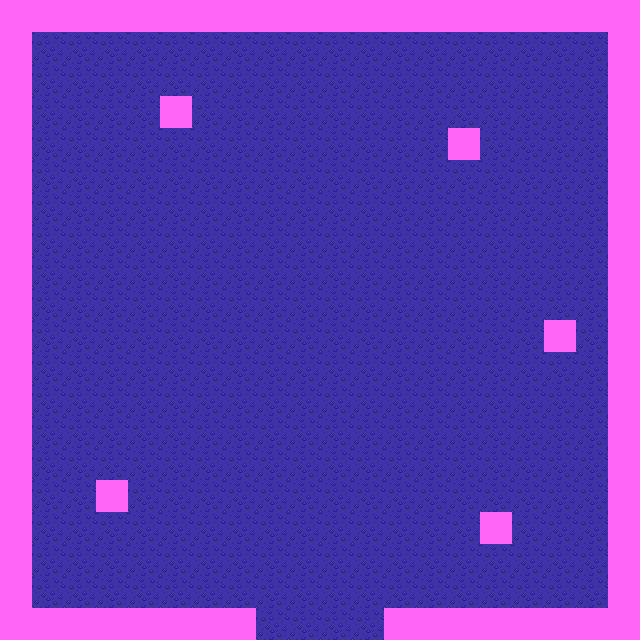

Rendered tile map (Tiled .tmx) drawn with the repository's tilesets; below, a short description and the map source with its tile grids summarised:
An orthogonal 20x20 tile map with 32x32 px tiles, 2 tile layers (Tile Layer 1, collision), 2 tilesets and 11 objects (8x octopusEntity, StatueEntity, me.LevelEntity, mainPlayer).

<map version="1.0" orientation="orthogonal" width="20" height="20" tilewidth="32" tileheight="32">
 <tileset firstgid="1" name="tileset-stony" tilewidth="32" tileheight="32">
  <image source="../img/tileset-stony.png" width="160" height="192" />
 </tileset>
 <tileset firstgid="31" name="collision" tilewidth="32" tileheight="32">
  <image source="../img/collision-tiles.png" width="32" height="32" />
 </tileset>
 <layer name="Tile Layer 1" width="20" height="20">
  <data>[400 cells, 400 non-empty, 9 distinct tile ids]</data>
 </layer>
 <objectgroup name="entities" width="20" height="20">
  <object name="octopusEntity" x="205" y="514" width="30" height="27">
   <properties>
    <property name="image" value="octopus-sprite" />
    <property name="spriteheight" value="32" />
    <property name="spritewidth" value="32" />
   </properties>
  </object>
  <object name="octopusEntity" x="205" y="421" width="30" height="27">
   <properties>
    <property name="image" value="octopus-sprite" />
    <property name="spriteheight" value="32" />
    <property name="spritewidth" value="32" />
   </properties>
  </object>
  <object name="octopusEntity" x="206" y="326" width="30" height="27">
   <properties>
    <property name="image" value="octopus-sprite" />
    <property name="spriteheight" value="32" />
    <property name="spritewidth" value="32" />
   </properties>
  </object>
  <object name="octopusEntity" x="206" y="227" width="30" height="27">
   <properties>
    <property name="image" value="octopus-sprite" />
    <property name="spriteheight" value="32" />
    <property name="spritewidth" value="32" />
   </properties>
  </object>
  <object name="octopusEntity" x="400" y="328" width="30" height="27">
   <properties>
    <property name="image" value="octopus-sprite" />
    <property name="spriteheight" value="32" />
    <property name="spritewidth" value="32" />
   </properties>
  </object>
  <object name="octopusEntity" x="399" y="516" width="30" height="27">
   <properties>
    <property name="image" value="octopus-sprite" />
    <property name="spriteheight" value="32" />
    <property name="spritewidth" value="32" />
   </properties>
  </object>
  <object name="octopusEntity" x="400" y="229" width="30" height="27">
   <properties>
    <property name="image" value="octopus-sprite" />
    <property name="spriteheight" value="32" />
    <property name="spritewidth" value="32" />
   </properties>
  </object>
  <object name="octopusEntity" x="399" y="423" width="30" height="27">
   <properties>
    <property name="image" value="octopus-sprite" />
    <property name="spriteheight" value="32" />
    <property name="spritewidth" value="32" />
   </properties>
  </object>
  <object name="StatueEntity" x="276" y="129" width="88" height="111">
   <properties>
    <property name="image" value="statue" />
    <property name="spriteheight" value="172" />
    <property name="spritewidth" value="120" />
   </properties>
  </object>
  <object name="me.LevelEntity" x="260" y="612" width="116" height="24">
   <properties>
    <property name="to" value="jungle" />
   </properties>
  </object>
  <object name="mainPlayer" x="303" y="558" width="28" height="26">
   <properties>
    <property name="image" value="player-sprite" />
    <property name="spriteheight" value="32" />
    <property name="spritewidth" value="32" />
   </properties>
  </object>
 </objectgroup>
 <layer name="collision" width="20" height="20">
  <data>[400 cells, 77 non-empty, 1 distinct tile ids]</data>
 </layer>
</map>